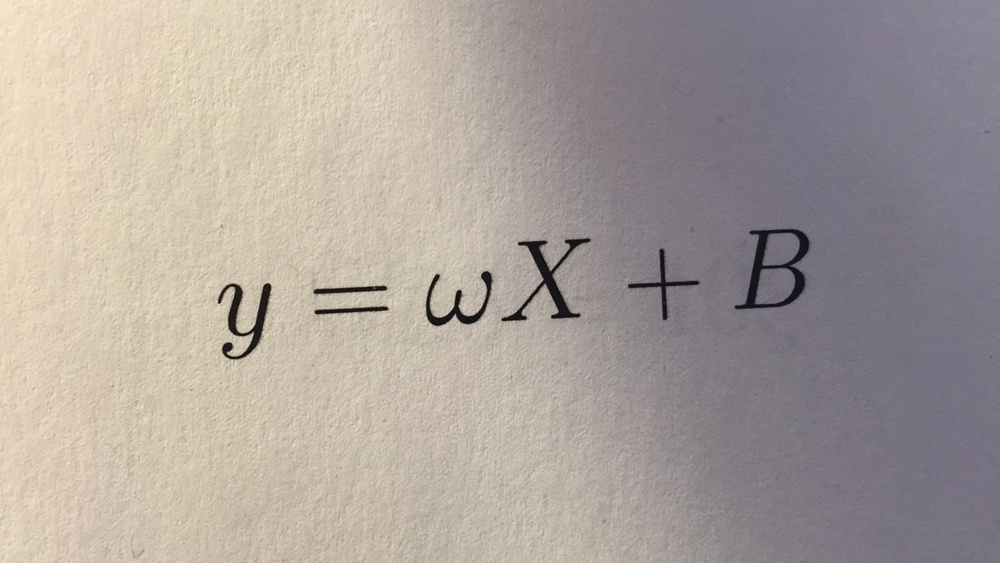
//> input picture equation-samples/eq1_hr.jpg, 1000 x 563 px, shrunk from 1333 x 750 before the run
$ ./binarize ../equation-samples/eq1_hr.jpg   (built with g++ and OpenCV 4)
//> lines starting //> are read from the running program, lines starting //| are printed output that depends on the picture; after the words box and inside, x2 and y2 are one past the last pixel; in counts of white or black regions, pixels touching at a corner belong together
#include <iostream>
#include <vector>
#include <cmath>
#include <set>
#include <algorithm>
using namespace std;

#include <opencv2/highgui/highgui.hpp>
#include <opencv2/imgproc/imgproc.hpp>
using namespace cv;

vector<Rect> recursive_rect_resolve(Mat edgemap){
    int nLabels, prev_nLabels;
    Mat labels(edgemap.size(), CV_32S), stats, centroids;
    nLabels = connectedComponentsWithStats(edgemap, labels, stats, centroids);
    do{
        prev_nLabels = nLabels;
        for(int i=1; i<nLabels; i++){
            int x, y, w, h;
            x = stats.at<int>(i, CC_STAT_LEFT);
            y = stats.at<int>(i, CC_STAT_TOP);
            w = stats.at<int>(i, CC_STAT_WIDTH);
            h= stats.at<int>(i, CC_STAT_HEIGHT);

            Rect roi = Rect(x, y, w, h);
            edgemap(roi) = Scalar(255);
        }
        nLabels = connectedComponentsWithStats(edgemap, labels, stats, centroids);
        //imshow("output", edgemap);
        //waitKey(0);
    }while(nLabels < prev_nLabels);

    vector<Rect> result;
    for(int i=1; i<nLabels; i++){
        int x, y, w, h;
        x = stats.at<int>(i, CC_STAT_LEFT);
        y = stats.at<int>(i, CC_STAT_TOP);
        w = stats.at<int>(i, CC_STAT_WIDTH);
        h= stats.at<int>(i, CC_STAT_HEIGHT);

        Rect roi = Rect(x, y, w, h);
        result.push_back(roi);

    }
    return result;
}


void binarize(Mat &img, Mat &edgemap){
    Mat result(img.size(), img.type());

    Mat bboxes(edgemap.size(), CV_8UC3);
    cvtColor(edgemap, bboxes, CV_GRAY2BGR);

    result.setTo(255);

    vector<Rect> boundaries;
    boundaries = recursive_rect_resolve(edgemap);

    for(auto roi: boundaries){
        rectangle(bboxes, roi, Scalar(0, 0, 255), 3, 8);
        Mat subimg = img(roi);
        Scalar mean, std_dev;
        meanStdDev(subimg, mean, std_dev);
        if (std_dev[0] > 25 ){
            threshold(subimg, subimg, 127, 255, CV_THRESH_OTSU);
        }
        else{
            subimg = Scalar(255);
        }
        subimg.copyTo(result(roi));
    }

    imshow("output", bboxes);
    waitKey(0);

    result.copyTo(img);
}


int main(int argc, char *argv[]){
    Mat img;
    img = imread(argv[1], CV_LOAD_IMAGE_COLOR);
//> img is the input picture: 563 rows x 1000 cols, CV_8UC3; mean B, G, R 155.9, 161.7, 171.3
    Mat original;

    cvtColor(img, img, CV_BGR2GRAY);
//> img: 563 rows x 1000 cols, CV_8UC1
    img.copyTo(original);
    GaussianBlur(img, img, Size(3, 3), 1, 1);
    Canny(img, img, 30, 120, 3);
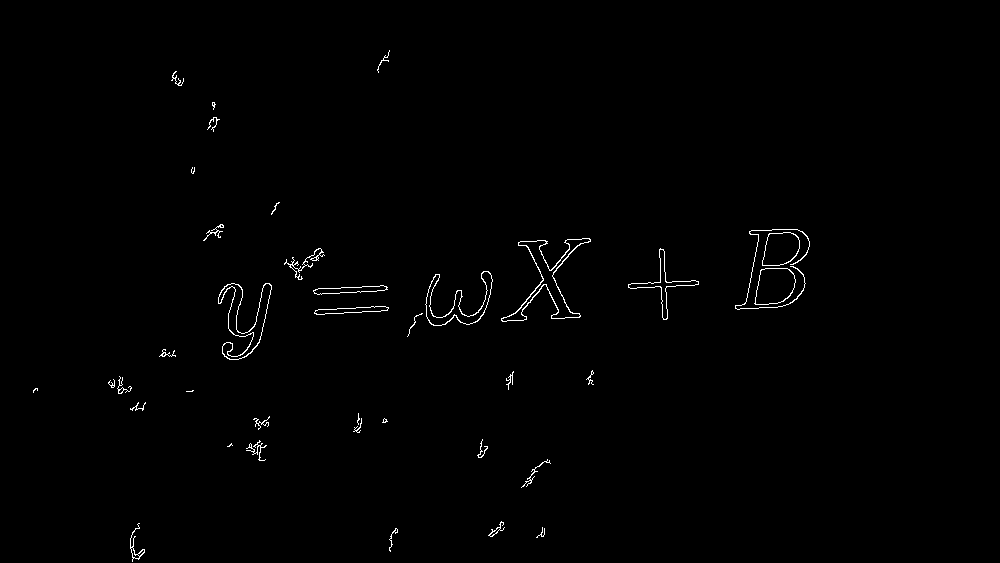
//> img: 563 rows x 1000 cols, CV_8UC1; 0.7% white in thin lines or dots, all inside (x1, y1, x2, y2) = (33, 50, 810, 562)
    //img = 255 - img;
    namedWindow("output", CV_WINDOW_NORMAL);
    binarize(original, img);
//> in recursive_rect_resolve, `nLabels = connectedComponentsWithStats(edgemap, labels, stats, centroi..`: nLabels = 39; stats = 39 rows, first 6: [0, 0, 1000, 563, 559055], [377, 50, 13, 23, 39], [171, 71, 13, 15, 50], [212, 102, 4, 8, 16], [207, 117, 13, 15, 46], [191, 167, 4, 7, 15]; centroids = 39 pairs, first value 34.91 to 780.6, second value 60.54 to 545.9
//> the loop in recursive_rect_resolve, `do` made 2 passes
//> (prev_nLabels, nLabels) on passes 1 to 2: (39, 36), (36, 36)
//> pass 1, in recursive_rect_resolve, `nLabels = connectedComponentsWithStats(edgemap, labels, stats, centroi..`:
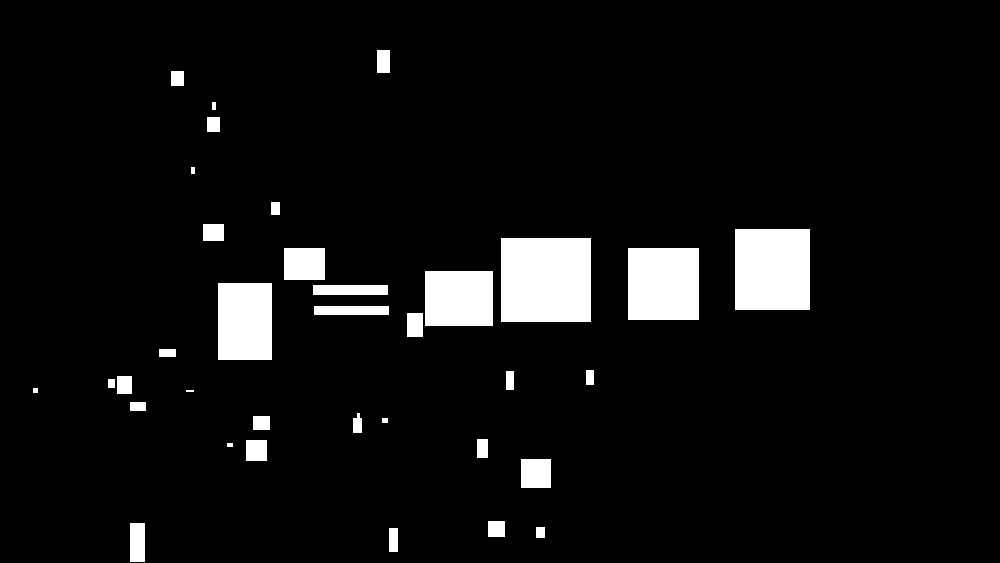
//> edgemap: 563 rows x 1000 cols, CV_8UC1; 6.2% white; 35 white regions (1 under 20 px), largest, box (x1, y1, x2, y2) and area: (501, 238, 591, 322) 7560, (735, 229, 810, 310) 6075, (628, 248, 699, 320) 5112
//> pass 1, in recursive_rect_resolve, `nLabels = connectedComponentsWithStats(edgemap, labels, stats, centroi..`:
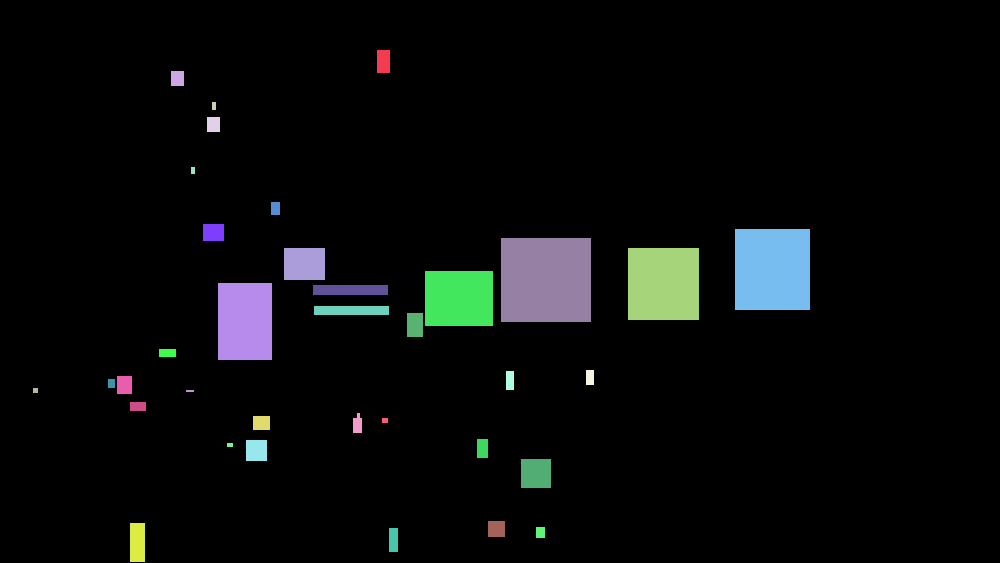
//> labels: 563 rows x 1000 cols, CV_32SC1; 36 distinct labels, from 0 to 35; one colour per label, 0 black
//> the loop in recursive_rect_resolve, `for(int i=1; i<nLabels; i++)` made 35 passes
//> (x, y, w, h) on passes 1 to 8: (377, 50, 13, 23), (171, 71, 13, 15), (212, 102, 4, 8), (207, 117, 13, 15), (191, 167, 4, 7), (271, 202, 9, 13), (203, 224, 21, 17), (735, 229, 75, 81)
//> in binarize, `boundaries = recursive_rect_resolve(edgemap);`: boundaries = 35 Rects (x, y, width, height), first 8: [377, 50, 13, 23], [171, 71, 13, 15], [212, 102, 4, 8], [207, 117, 13, 15], [191, 167, 4, 7], [271, 202, 9, 13], [203, 224, 21, 17], [735, 229, 75, 81]
//> the loop in binarize, `for(auto roi: boundaries)` made 35 passes
//> (roi, mean, std_dev) on passes 1 to 8: (Rect(377, 50, 13, 23), Scalar(203), Scalar(7.66)), (Rect(171, 71, 13, 15), Scalar(213.7), Scalar(9.18)), (Rect(212, 102, 4, 8), Scalar(205.2), Scalar(13.33)), (Rect(207, 117, 13, 15), Scalar(205.4), Scalar(8.73)), (Rect(191, 167, 4, 7), Scalar(194.7), Scalar(10.1)), (Rect(271, 202, 9, 13), Scalar(202), Scalar(7.93)), (Rect(203, 224, 21, 17), Scalar(198.4), Scalar(9.23)), (Rect(735, 229, 75, 81), Scalar(87.48), Scalar(39.53))
//> after the loop in binarize, `for(auto roi: boundaries)`:
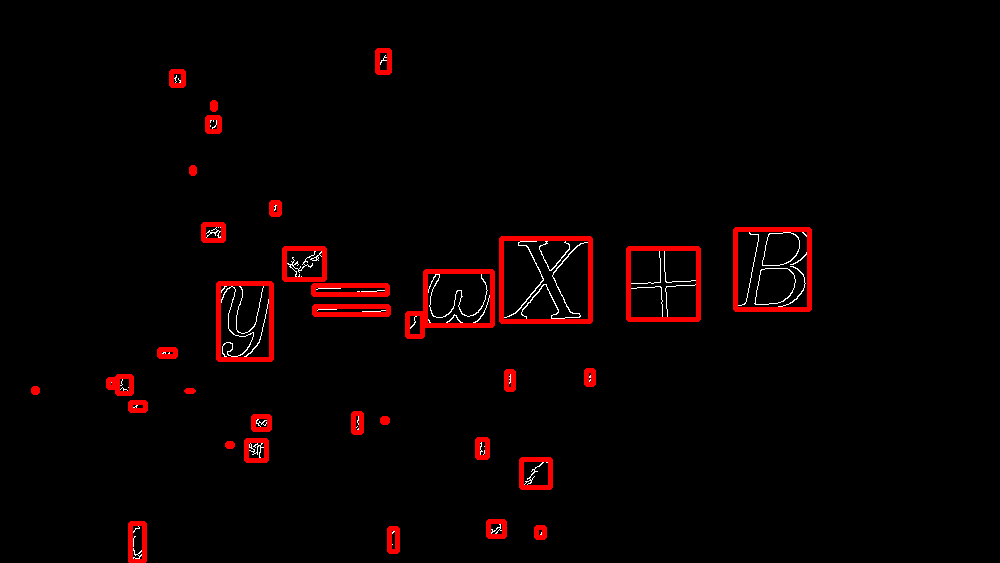
//> bboxes: 563 rows x 1000 cols, CV_8UC3; mean B, G, R 1.2, 1.2, 8.4
//> after the loop in binarize, `for(auto roi: boundaries)`:
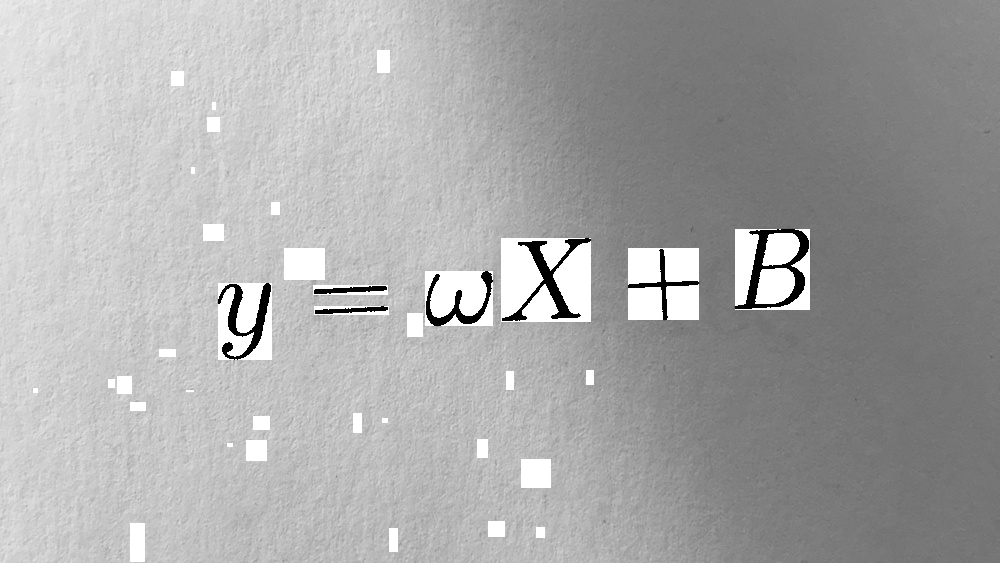
//> img: 563 rows x 1000 cols, CV_8UC1; min 0, max 255, mean 168.3
//> after the loop in binarize, `for(auto roi: boundaries)`:
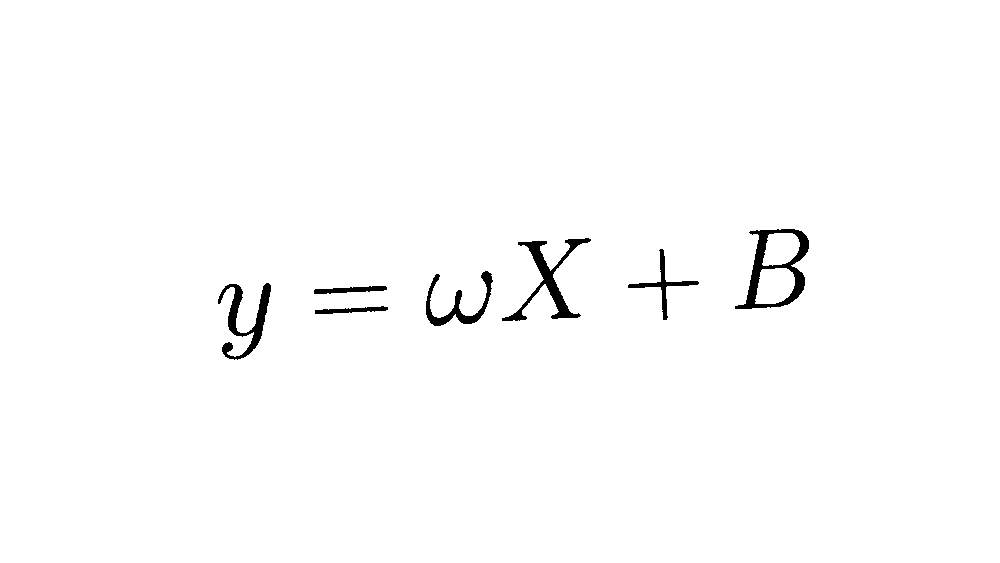
//> result: 563 rows x 1000 cols, CV_8UC1; 98.8% white; 7 black regions, largest, box (x1, y1, x2, y2) and area: (735, 229, 809, 309) 1751, (502, 238, 591, 321) 1516, (218, 283, 271, 360) 1273
    //detectLines3(img, 1, CV_PI/180);
    imshow("output", original);
    waitKey(0);
    return 0;
}

$ run again, on equation-samples/eq3_hr.jpg
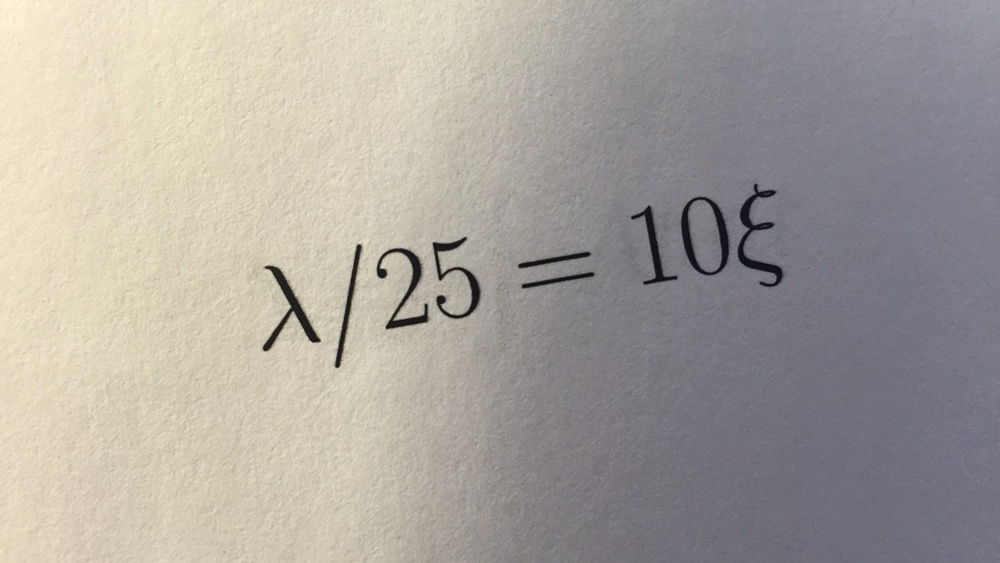
//> input picture equation-samples/eq3_hr.jpg, 1000 x 563 px, shrunk from 1333 x 750 before the run
//> img is the input picture: 563 rows x 1000 cols, CV_8UC3; mean B, G, R 157.1, 163.7, 169
//> in recursive_rect_resolve, `nLabels = connectedComponentsWithStats(edgemap, labels, stats, centroi..`: nLabels = 15; stats = 15 rows, first 6: [0, 0, 1000, 563, 560017], [325, 119, 11, 13, 36], [737, 184, 46, 103, 430], [681, 196, 48, 80, 229], [688, 199, 34, 74, 189], [631, 206, 47, 79, 245]; centroids = 15 rows, first 8: [499.4, 281], [329.5, 124.2], [757, 236.8], [704.6, 235.5], [704.5, 235.6], [652.5, 247.7], [454.2, 280.6], [347.9, 305.5]
//> the loop in recursive_rect_resolve, `do` made 2 passes
//> (prev_nLabels, nLabels) on passes 1 to 2: (15, 12), (12, 12)
//> pass 1, in recursive_rect_resolve, `nLabels = connectedComponentsWithStats(edgemap, labels, stats, centroi..`:
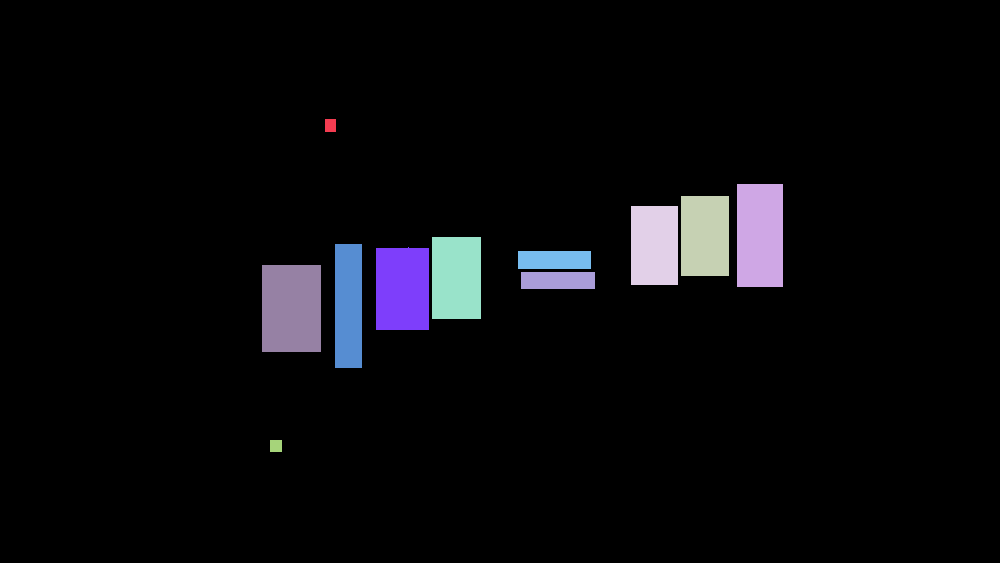
//> labels: 563 rows x 1000 cols, CV_32SC1; 12 distinct labels, from 0 to 11; one colour per label, 0 black
//> the loop in recursive_rect_resolve, `for(int i=1; i<nLabels; i++)` made 11 passes
//> (x, y, w, h) on passes 1 to 8: (325, 119, 11, 13), (737, 184, 46, 103), (681, 196, 48, 80), (631, 206, 47, 79), (432, 237, 49, 82), (335, 244, 27, 124), (376, 247, 53, 83), (518, 251, 73, 18)
//> boundaries = 11 Rects (x, y, width, height), first 8: [325, 119, 11, 13], [737, 184, 46, 103], [681, 196, 48, 80], [631, 206, 47, 79], [432, 237, 49, 82], [335, 244, 27, 124], [376, 247, 53, 83], [518, 251, 73, 18]
//> the loop in binarize, `for(auto roi: boundaries)` made 11 passes
//> (roi, mean, std_dev) on passes 1 to 8: (Rect(325, 119, 11, 13), Scalar(210.5), Scalar(7.18)), (Rect(737, 184, 46, 103), Scalar(96.1), Scalar(40.05)), (Rect(681, 196, 48, 80), Scalar(92.33), Scalar(43.28)), (Rect(631, 206, 47, 79), Scalar(102.8), Scalar(38.11)), (Rect(432, 237, 49, 82), Scalar(136.5), Scalar(56.69)), (Rect(335, 244, 27, 124), Scalar(163.9), Scalar(60.22)), (Rect(376, 247, 53, 83), Scalar(147), Scalar(61.81)), (Rect(518, 251, 73, 18), Scalar(107.9), Scalar(47.98))
//> after the loop in binarize, `for(auto roi: boundaries)`:
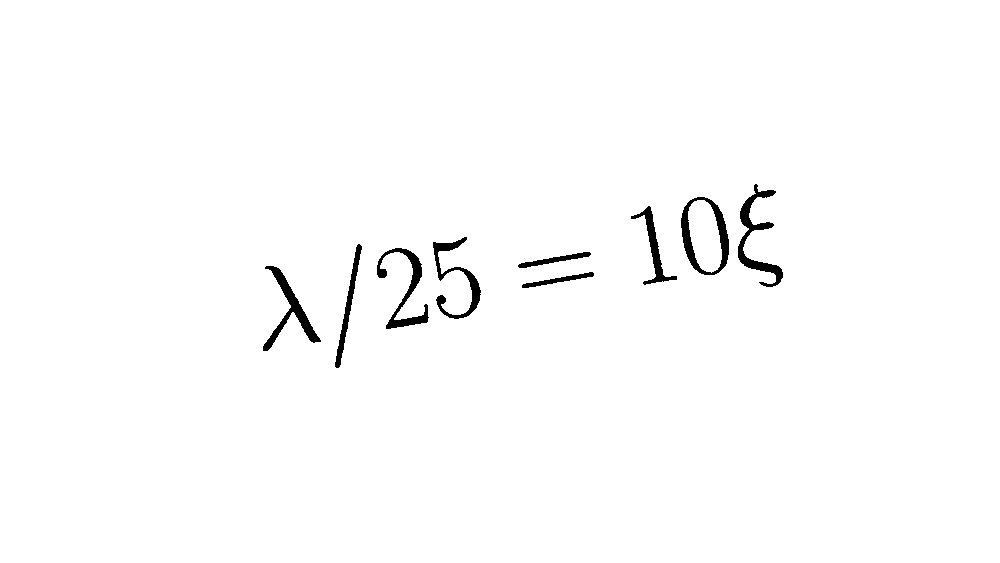
//> result: 563 rows x 1000 cols, CV_8UC1; 98.7% white; 9 black regions, largest, box (x1, y1, x2, y2) and area: (738, 184, 783, 287) 1167, (681, 197, 729, 275) 1125, (263, 266, 321, 351) 1057
